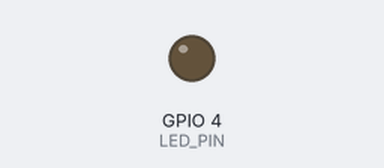
A sketch run on a simulated ESP32. On the bench: output pins drawn as LEDs (lit = HIGH).

Above: at 0.05 s.
At 1.05 s:
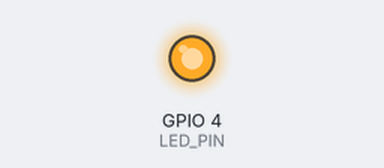
At 2.0 s:
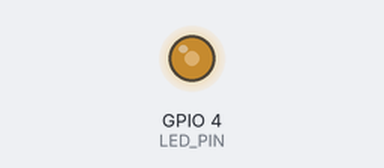
Timing chart, 0 to 4.7 s (numbered marks = the images above):
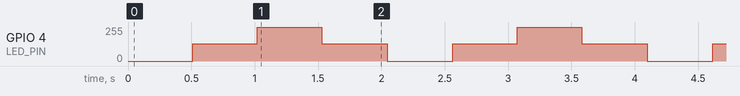

Measured:
- by itself, GPIO 4 (LED_PIN): repeats every 2.1 s: 255/255 0.51 s, 128/255 0.52 s, 0/255 0.52 s, 128/255 0.51 s

The sketch:

l4_breathe.ino
```cpp
const int LED_PIN = 4;
const uint32_t FREQ = 5000;   // Гц
const uint8_t  RES  = 8;      // бит -> значения 0..255

void setup() {
  ledcAttach(LED_PIN, FREQ, RES);
}

void loop() {
  for (int d = 0; d <= 255; d++) { ledcWrite(LED_PIN, d); delay(4); }
  for (int d = 255; d >= 0; d--) { ledcWrite(LED_PIN, d); delay(4); }
}
```
